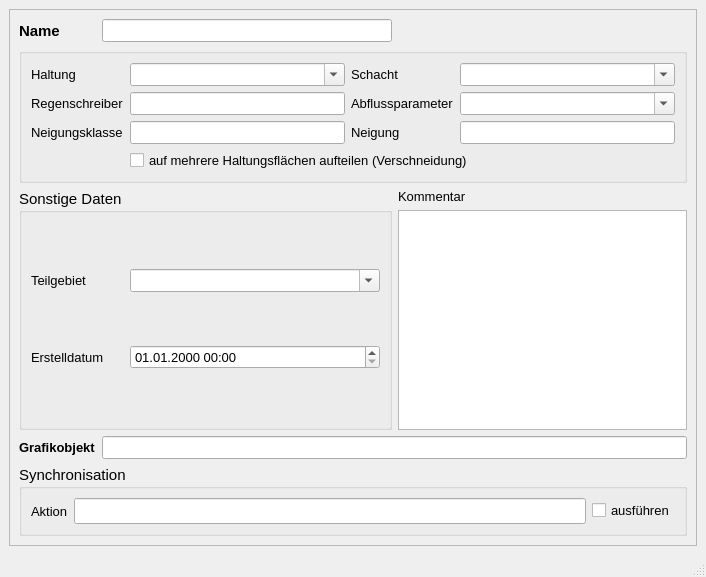
<?xml version="1.0" encoding="UTF-8"?>
<ui version="4.0">
 <class>MainWindow</class>
 <widget class="QMainWindow" name="MainWindow">
  <property name="enabled">
   <bool>true</bool>
  </property>
  <property name="geometry">
   <rect>
    <x>0</x>
    <y>0</y>
    <width>706</width>
    <height>577</height>
   </rect>
  </property>
  <property name="minimumSize">
   <size>
    <width>630</width>
    <height>450</height>
   </size>
  </property>
  <property name="baseSize">
   <size>
    <width>630</width>
    <height>310</height>
   </size>
  </property>
  <property name="font">
   <font>
    <family>Tahoma</family>
    <pointsize>10</pointsize>
   </font>
  </property>
  <property name="windowTitle">
   <string>Fläche</string>
  </property>
  <widget class="QWidget" name="centralwidget">
   <layout class="QGridLayout" name="gridLayout">
    <item row="0" column="0">
     <widget class="QScrollArea" name="scrollArea">
      <property name="widgetResizable">
       <bool>true</bool>
      </property>
      <widget class="QWidget" name="scrollAreaWidgetContents">
       <property name="geometry">
        <rect>
         <x>0</x>
         <y>0</y>
         <width>682</width>
         <height>500</height>
        </rect>
       </property>
       <layout class="QGridLayout" name="gridLayout_2">
        <item row="0" column="0">
         <widget class="QLabel" name="label">
          <property name="font">
           <font>
            <family>Tahoma</family>
            <pointsize>11</pointsize>
            <weight>75</weight>
            <bold>true</bold>
           </font>
          </property>
          <property name="text">
           <string>Name</string>
          </property>
         </widget>
        </item>
        <item row="0" column="1">
         <widget class="QLineEdit" name="flnam">
          <property name="toolTip">
           <string>&lt;html&gt;&lt;head/&gt;&lt;body&gt;&lt;p&gt;Eindeutige Bezeichnung&lt;/p&gt;&lt;/body&gt;&lt;/html&gt;</string>
          </property>
          <property name="statusTip">
           <string>Eindeutige Bezeichnung</string>
          </property>
         </widget>
        </item>
        <item row="1" column="0" colspan="3">
         <widget class="QGroupBox" name="groupBox_2">
          <property name="font">
           <font>
            <family>Tahoma</family>
            <pointsize>11</pointsize>
           </font>
          </property>
          <property name="title">
           <string/>
          </property>
          <layout class="QGridLayout" name="gridLayout_3">
           <item row="0" column="0">
            <widget class="QLabel" name="label_20">
             <property name="font">
              <font>
               <family>Tahoma</family>
               <pointsize>10</pointsize>
              </font>
             </property>
             <property name="text">
              <string>Haltung</string>
             </property>
            </widget>
           </item>
           <item row="0" column="1">
            <widget class="QComboBox" name="haltnam">
             <property name="font">
              <font>
               <family>Tahoma</family>
               <pointsize>10</pointsize>
              </font>
             </property>
             <property name="toolTip">
              <string>&lt;html&gt;&lt;head/&gt;&lt;body&gt;&lt;p&gt;Haltung, welche die Fläche anbindet&lt;/p&gt;&lt;/body&gt;&lt;/html&gt;</string>
             </property>
             <property name="statusTip">
              <string>Haltung, welche die Fläche anbindet</string>
             </property>
             <property name="editable">
              <bool>true</bool>
             </property>
            </widget>
           </item>
           <item row="0" column="2">
            <widget class="QLabel" name="label_23">
             <property name="font">
              <font>
               <family>Tahoma</family>
               <pointsize>10</pointsize>
              </font>
             </property>
             <property name="text">
              <string>Schacht</string>
             </property>
            </widget>
           </item>
           <item row="0" column="3">
            <widget class="QComboBox" name="schnam">
             <property name="font">
              <font>
               <family>Tahoma</family>
               <pointsize>10</pointsize>
              </font>
             </property>
             <property name="toolTip">
              <string>&lt;html&gt;&lt;head/&gt;&lt;body&gt;&lt;p&gt;Schacht, welcher die Fläche anbindet&lt;/p&gt;&lt;/body&gt;&lt;/html&gt;</string>
             </property>
             <property name="statusTip">
              <string>Schacht, welcher die Fläche anbindet</string>
             </property>
             <property name="editable">
              <bool>true</bool>
             </property>
            </widget>
           </item>
           <item row="1" column="0">
            <widget class="QLabel" name="label_5">
             <property name="font">
              <font>
               <family>Tahoma</family>
               <pointsize>10</pointsize>
              </font>
             </property>
             <property name="text">
              <string>Regenschreiber</string>
             </property>
            </widget>
           </item>
           <item row="1" column="1">
            <widget class="QLineEdit" name="regenschreiber">
             <property name="font">
              <font>
               <family>Tahoma</family>
               <pointsize>10</pointsize>
              </font>
             </property>
             <property name="toolTip">
              <string/>
             </property>
             <property name="statusTip">
              <string/>
             </property>
            </widget>
           </item>
           <item row="1" column="2">
            <widget class="QLabel" name="label_21">
             <property name="font">
              <font>
               <family>Tahoma</family>
               <pointsize>10</pointsize>
              </font>
             </property>
             <property name="text">
              <string>Abflussparameter</string>
             </property>
            </widget>
           </item>
           <item row="1" column="3">
            <widget class="QComboBox" name="abflussparameter">
             <property name="font">
              <font>
               <family>Tahoma</family>
               <pointsize>10</pointsize>
              </font>
             </property>
             <property name="toolTip">
              <string>&lt;html&gt;&lt;head/&gt;&lt;body&gt;&lt;p&gt;Abflussparameter gem. HYSTEM-EXTRAN&lt;/p&gt;&lt;/body&gt;&lt;/html&gt;</string>
             </property>
             <property name="statusTip">
              <string>Abflussparameter gem. HYSTEM-EXTRAN</string>
             </property>
             <property name="editable">
              <bool>true</bool>
             </property>
            </widget>
           </item>
           <item row="2" column="0">
            <widget class="QLabel" name="label_3">
             <property name="font">
              <font>
               <family>Tahoma</family>
               <pointsize>10</pointsize>
              </font>
             </property>
             <property name="text">
              <string>Neigungsklasse</string>
             </property>
            </widget>
           </item>
           <item row="2" column="1">
            <widget class="QLineEdit" name="neigkl">
             <property name="font">
              <font>
               <family>Tahoma</family>
               <pointsize>10</pointsize>
              </font>
             </property>
             <property name="toolTip">
              <string>&lt;html&gt;&lt;head/&gt;&lt;body&gt;&lt;p&gt;Neigungsklasse 1 - 5 gem. HYSTEM-EXTRAN&lt;/p&gt;&lt;/body&gt;&lt;/html&gt;</string>
             </property>
             <property name="statusTip">
              <string>Neigungsklasse 1 - 5 gem. HYSTEM-EXTRAN</string>
             </property>
            </widget>
           </item>
           <item row="2" column="2">
            <widget class="QLabel" name="label_4">
             <property name="font">
              <font>
               <family>Tahoma</family>
               <pointsize>10</pointsize>
               <weight>50</weight>
               <bold>false</bold>
              </font>
             </property>
             <property name="text">
              <string>Neigung</string>
             </property>
            </widget>
           </item>
           <item row="2" column="3">
            <widget class="QLineEdit" name="neigung">
             <property name="font">
              <font>
               <family>Tahoma</family>
               <pointsize>10</pointsize>
               <weight>50</weight>
               <bold>false</bold>
              </font>
             </property>
             <property name="toolTip">
              <string>&lt;html&gt;&lt;head/&gt;&lt;body&gt;&lt;p&gt;Gefälle in Prozent&lt;/p&gt;&lt;/body&gt;&lt;/html&gt;</string>
             </property>
             <property name="statusTip">
              <string>Gefälle in Prozent</string>
             </property>
             <property name="text">
              <string/>
             </property>
            </widget>
           </item>
           <item row="3" column="1" colspan="3">
            <widget class="QCheckBox" name="aufteilen">
             <property name="font">
              <font>
               <family>Tahoma</family>
               <pointsize>10</pointsize>
              </font>
             </property>
             <property name="text">
              <string>auf mehrere Haltungsflächen aufteilen (Verschneidung)</string>
             </property>
            </widget>
           </item>
          </layout>
         </widget>
        </item>
        <item row="2" column="0" rowspan="2" colspan="2">
         <widget class="QGroupBox" name="groupBox_3">
          <property name="font">
           <font>
            <family>Tahoma</family>
            <pointsize>11</pointsize>
           </font>
          </property>
          <property name="title">
           <string>Sonstige Daten</string>
          </property>
          <layout class="QGridLayout" name="gridLayout_4">
           <item row="0" column="0">
            <widget class="QLabel" name="label_13">
             <property name="font">
              <font>
               <family>Tahoma</family>
               <pointsize>10</pointsize>
              </font>
             </property>
             <property name="text">
              <string>Teilgebiet</string>
             </property>
            </widget>
           </item>
           <item row="0" column="1">
            <widget class="QComboBox" name="teilgebiet">
             <property name="font">
              <font>
               <family>Tahoma</family>
               <pointsize>10</pointsize>
              </font>
             </property>
             <property name="toolTip">
              <string>&lt;html&gt;&lt;head/&gt;&lt;body&gt;&lt;p&gt;Zuordnung zu definiertem Teilgebiet&lt;/p&gt;&lt;/body&gt;&lt;/html&gt;</string>
             </property>
             <property name="statusTip">
              <string>Zuordnung zu definiertem Teilgebiet</string>
             </property>
             <property name="editable">
              <bool>true</bool>
             </property>
            </widget>
           </item>
           <item row="1" column="0">
            <widget class="QLabel" name="label_71">
             <property name="font">
              <font>
               <family>Tahoma</family>
               <pointsize>10</pointsize>
              </font>
             </property>
             <property name="text">
              <string>Erstelldatum</string>
             </property>
            </widget>
           </item>
           <item row="1" column="1">
            <widget class="QgsDateTimeEdit" name="createdat">
             <property name="minimumSize">
              <size>
               <width>250</width>
               <height>0</height>
              </size>
             </property>
             <property name="font">
              <font>
               <family>Tahoma</family>
               <pointsize>10</pointsize>
              </font>
             </property>
             <property name="currentSection">
              <enum>QDateTimeEdit::DaySection</enum>
             </property>
             <property name="displayFormat">
              <string>dd.MM.yyyy HH:mm</string>
             </property>
            </widget>
           </item>
          </layout>
         </widget>
        </item>
        <item row="2" column="2">
         <widget class="QLabel" name="label_14">
          <property name="text">
           <string>Kommentar</string>
          </property>
         </widget>
        </item>
        <item row="3" column="2">
         <widget class="QTextEdit" name="kommentar">
          <property name="toolTip">
           <string>&lt;html&gt;&lt;head/&gt;&lt;body&gt;&lt;p&gt;Platz für zusätzliche Kommentare&lt;/p&gt;&lt;/body&gt;&lt;/html&gt;</string>
          </property>
          <property name="statusTip">
           <string>Platz für zusätzliche Kommentare</string>
          </property>
         </widget>
        </item>
        <item row="4" column="0">
         <widget class="QLabel" name="label_22">
          <property name="font">
           <font>
            <family>Tahoma</family>
            <pointsize>10</pointsize>
            <weight>75</weight>
            <bold>true</bold>
           </font>
          </property>
          <property name="text">
           <string>Grafikobjekt</string>
          </property>
         </widget>
        </item>
        <item row="4" column="1" colspan="2">
         <widget class="QLineEdit" name="objekt">
          <property name="toolTip">
           <string>&lt;html&gt;&lt;head/&gt;&lt;body&gt;&lt;p&gt;Textbeschreibung (WKT) des Grafikobjekts&lt;/p&gt;&lt;/body&gt;&lt;/html&gt;</string>
          </property>
          <property name="statusTip">
           <string>Textbeschreibung des Grafikobjekts</string>
          </property>
         </widget>
        </item>
        <item row="5" column="0" colspan="3">
         <widget class="QGroupBox" name="groupBox_sync">
          <property name="font">
           <font>
            <family>Tahoma</family>
            <pointsize>11</pointsize>
           </font>
          </property>
          <property name="title">
           <string>Synchronisation</string>
          </property>
          <layout class="QGridLayout" name="gridLayout_5">
           <item row="0" column="0">
            <widget class="QLabel" name="label_19">
             <property name="font">
              <font>
               <family>Tahoma</family>
               <pointsize>10</pointsize>
              </font>
             </property>
             <property name="text">
              <string>Aktion</string>
             </property>
            </widget>
           </item>
           <item row="0" column="1">
            <widget class="QLineEdit" name="aktion">
             <property name="toolTip">
              <string>&lt;html&gt;&lt;head/&gt;&lt;body&gt;&lt;p&gt;Maßnahme zur Synchronisation&lt;/p&gt;&lt;/body&gt;&lt;/html&gt;</string>
             </property>
             <property name="statusTip">
              <string>Maßnahme zur Synchronisation</string>
             </property>
            </widget>
           </item>
           <item row="0" column="2">
            <widget class="QCheckBox" name="status">
             <property name="font">
              <font>
               <family>Tahoma</family>
               <pointsize>10</pointsize>
              </font>
             </property>
             <property name="toolTip">
              <string>Synchronisation aktivieren</string>
             </property>
             <property name="statusTip">
              <string>Synchronisation aktivieren</string>
             </property>
             <property name="text">
              <string>ausführen</string>
             </property>
            </widget>
           </item>
          </layout>
         </widget>
        </item>
       </layout>
      </widget>
     </widget>
    </item>
   </layout>
  </widget>
  <widget class="QMenuBar" name="menubar">
   <property name="geometry">
    <rect>
     <x>0</x>
     <y>0</y>
     <width>706</width>
     <height>27</height>
    </rect>
   </property>
  </widget>
  <widget class="QStatusBar" name="statusbar"/>
 </widget>
 <customwidgets>
  <customwidget>
   <class>QgsDateTimeEdit</class>
   <extends>QDateTimeEdit</extends>
   <header>qgsdatetimeedit.h</header>
  </customwidget>
 </customwidgets>
 <tabstops>
  <tabstop>flnam</tabstop>
  <tabstop>neigkl</tabstop>
  <tabstop>regenschreiber</tabstop>
  <tabstop>abflussparameter</tabstop>
  <tabstop>aufteilen</tabstop>
  <tabstop>kommentar</tabstop>
  <tabstop>haltnam</tabstop>
  <tabstop>teilgebiet</tabstop>
 </tabstops>
 <resources/>
 <connections/>
</ui>
